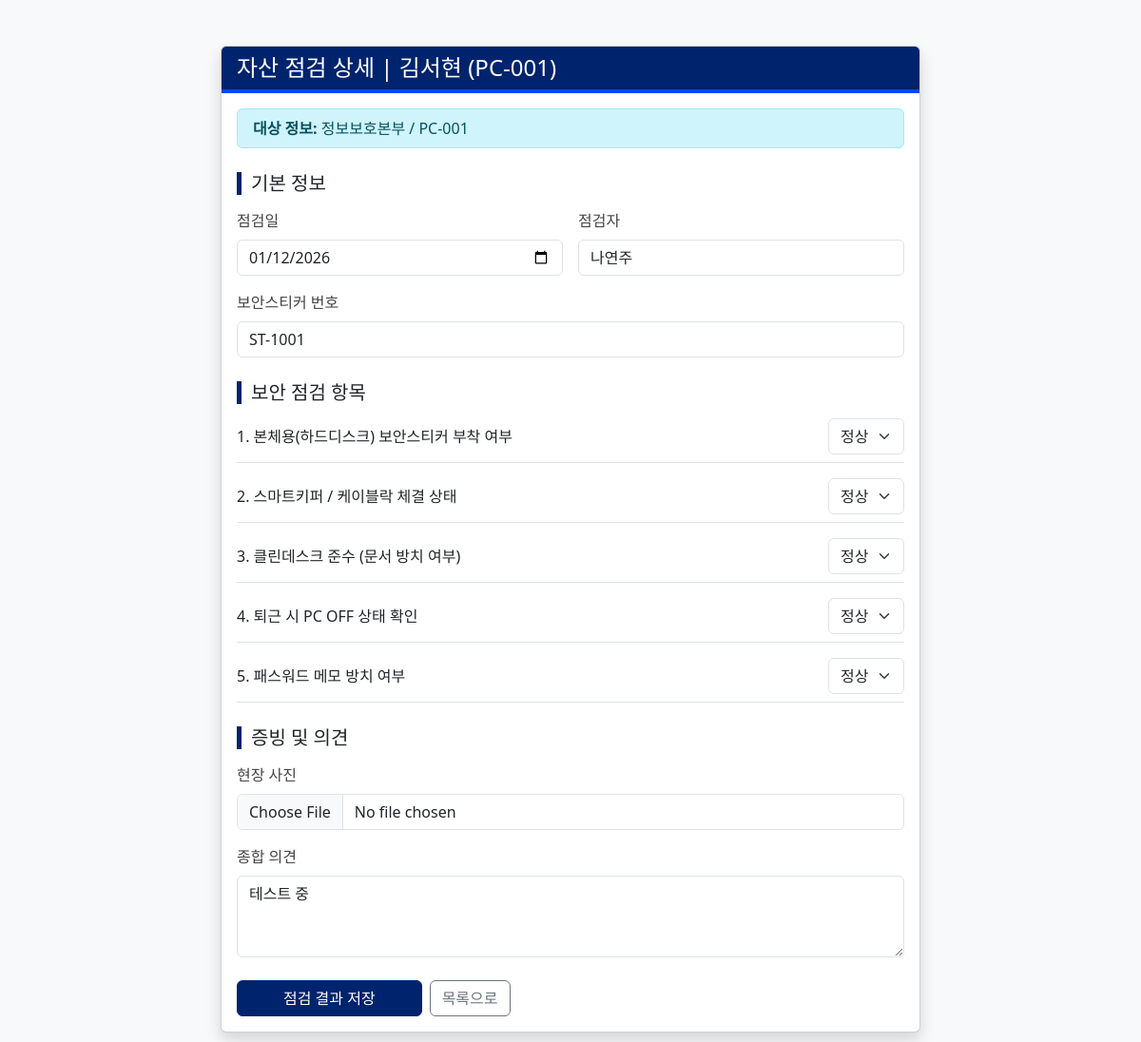
/detail/PC-001, run on an earlier commit of the app's database.
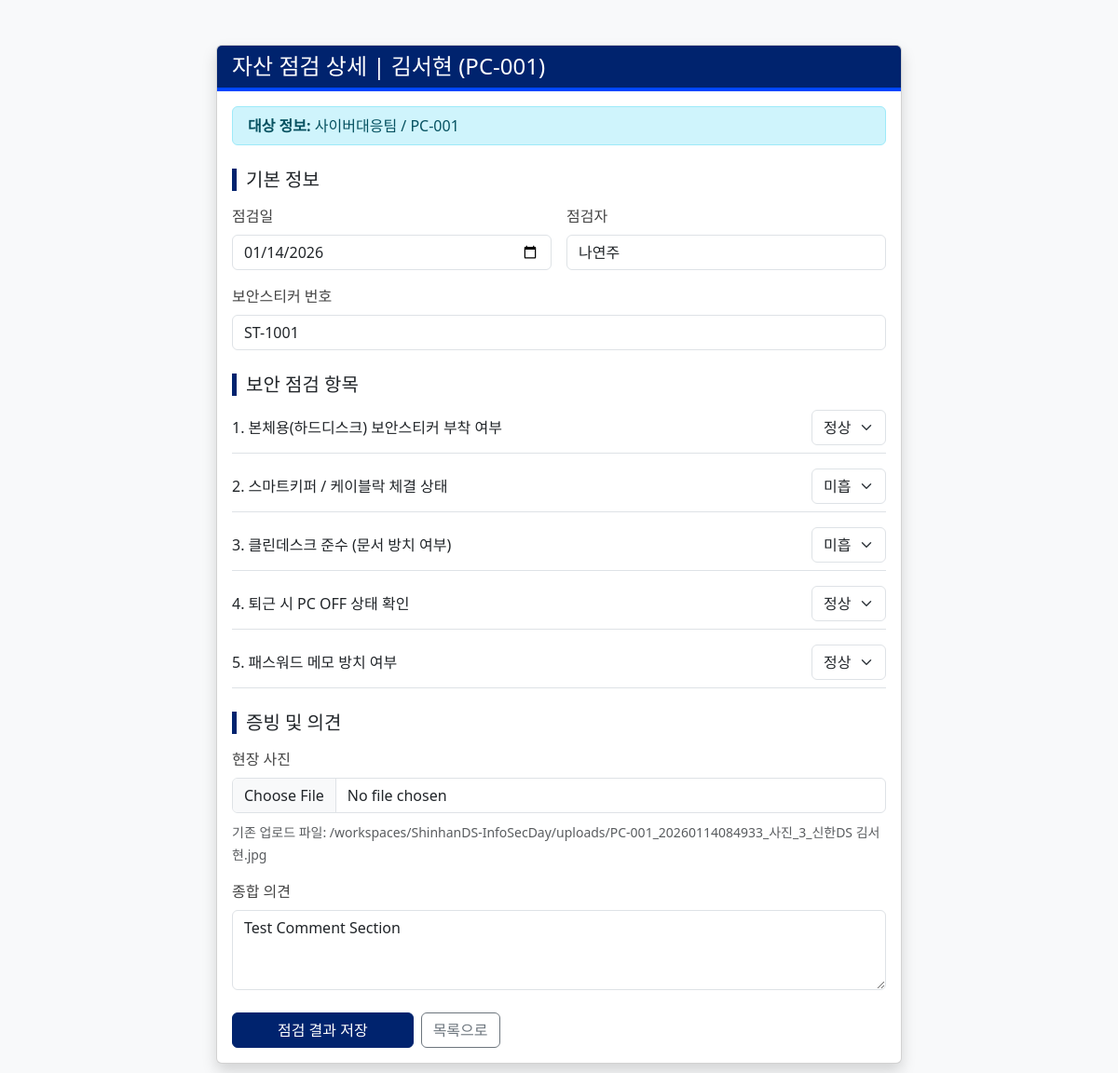
And on a later commit of the database.
### tables this page shows
CREATE TABLE users (
        id INTEGER PRIMARY KEY AUTOINCREMENT,
        name TEXT NOT NULL,
        department TEXT NOT NULL,
        asset_no TEXT NOT NULL UNIQUE,
        sticker_no TEXT
    );

CREATE TABLE inspections (
        id INTEGER PRIMARY KEY AUTOINCREMENT,
        asset_no TEXT NOT NULL UNIQUE,

        sticker_no TEXT,
        item1 INTEGER,
        item2 INTEGER,
        item3 INTEGER,
        item4 INTEGER,
        item5 INTEGER,

        comment TEXT,
        photo_path TEXT,

        inspect_date TEXT,
        inspector TEXT,
        status TEXT,

        created_at TEXT DEFAULT CURRENT_TIMESTAMP,
        FOREIGN KEY(asset_no) REFERENCES users(asset_no)
    );

### app.py (the view, shortened to what this page needs)
@app.route("/detail/<asset_no>", methods=["GET", "POST"])
def detail(asset_no):
    conn = get_db()
    cur = conn.cursor()
    user = cur.execute("SELECT * FROM users WHERE asset_no=?", (asset_no,)).fetchone()
    if not user:
        conn.close()
        abort(404, description="Unknown asset_no")
    inspection = cur.execute("SELECT * FROM inspections WHERE asset_no=?", (asset_no,)).fetchone()
    conn.close()
    return render_template("detail.html", user=user, inspection=inspection)

### app.py (called while the page is built)
def get_db():
    conn = sqlite3.connect(DB_FILE)
    conn.row_factory = sqlite3.Row
    return conn

### templates/detail.html (shortened to what the changed rows need)
<!DOCTYPE html>
<html lang="ko">
<head>
    <link href="https://cdn.jsdelivr.net/npm/bootstrap@5.3.0/dist/css/bootstrap.min.css" rel="stylesheet">
</head>
<body>
    <div class="container py-5">
        <div class="row justify-content-center">
            <div class="col-md-8">
                <div class="card shadow">
                    <div class="card-header">
                        <h4 class="mb-0">자산 점검 상세 | {{user.name}} ({{user.asset_no}})</h4>
                    </div>
                    <div class="card-body">
                        <div class="alert alert-info py-2">
                            <strong>대상 정보:</strong> {{user.department}} / {{user.asset_no}}
                        </div>
                        <form method="post" enctype="multipart/form-data">
                            <h5 class="section-title">기본 정보</h5>
                            <div class="row g-3">
                                <div class="col-md-6">
                                    <label class="form-label">점검일</label>
                                    <input type="date" name="inspect_date" class="form-control" required value="{{ inspection.inspect_date if inspection else '' }}">
                                </div>
                                <div class="col-md-6">
                                    <label class="form-label">점검자</label>
                                    <input name="inspector" class="form-control" placeholder="점검자 성명" required value="{{ inspection.inspector if inspection else '' }}">
                                </div>
                                <div class="col-md-12">
                                    <label class="form-label">보안스티커 번호</label>
                                    <input name="sticker_no" class="form-control" value="{{ inspection.sticker_no if inspection else user.sticker_no }}">
                                </div>
                            </div>
                            <h5 class="section-title">보안 점검 항목</h5>
                            <div class="space-y-3">
                                {% set items = [
                                    "본체용(하드디스크) 보안스티커 부착 여부",
                                    "스마트키퍼 / 케이블락 체결 상태",
                                    "클린데스크 준수 (문서 방치 여부)",
                                    "퇴근 시 PC OFF 상태 확인",
                                    "패스워드 메모 방치 여부"
                                ] %}
                                {% for i in range(1,6) %}
                                <div class="mb-3 border-bottom pb-2">
                                    <div class="d-flex justify-content-between align-items-center">
                                        <label class="mb-0">{{i}}. {{items[i-1]}}</label>
                                        <select name="item{{i}}" class="form-select w-auto">
                                            <option value="1" {% if inspection and inspection['item'~i] == 1 %}selected{% endif %}>정상</option>
                                            <option value="0" {% if inspection and inspection['item'~i] == 0 %}selected{% endif %}>미흡</option>
                                        </select>
                                    </div>
                                </div>
                                {% endfor %}
                            </div>
                            <h5 class="section-title">증빙 및 의견</h5>
                            <div class="mb-3">
                                {% if inspection and inspection.photo_path %}
                                <div class="mt-2">
                                    <small class="text-muted">기존 업로드 파일: {{ inspection.photo_path }}</small>
                                </div>
                                {% endif %}
                            </div>
                            <div class="mb-4">
                                <label class="form-label">종합 의견</label>
                                <textarea name="comment" class="form-control" rows="3">{{ inspection.comment if inspection else '' }}</textarea>
                            </div>
                            <div class="d-flex gap-2">
                            </div>
                        </form>
                    </div>
                </div>
            </div>
        </div>
    </div>
</body>
</html>

What changed in the data, as far as the page shows it:
changed users "김서현": department "정보보호본부" → "사이버대응팀"
changed inspections "나연주": inspect_date "01/12/2026" → "01/14/2026"; item2 "정상" → "미흡"; item3 "정상" → "미흡"; photo_path (not shown) → "/workspaces/ShinhanDS-InfoSecDay/uploads/PC-001_20260114084933_사진_3_신한DS 김서현.jpg"; comment "테스트 중" → "Test Comment Section"
Also different on the page:
text now shown: "기존 업로드 파일:"
